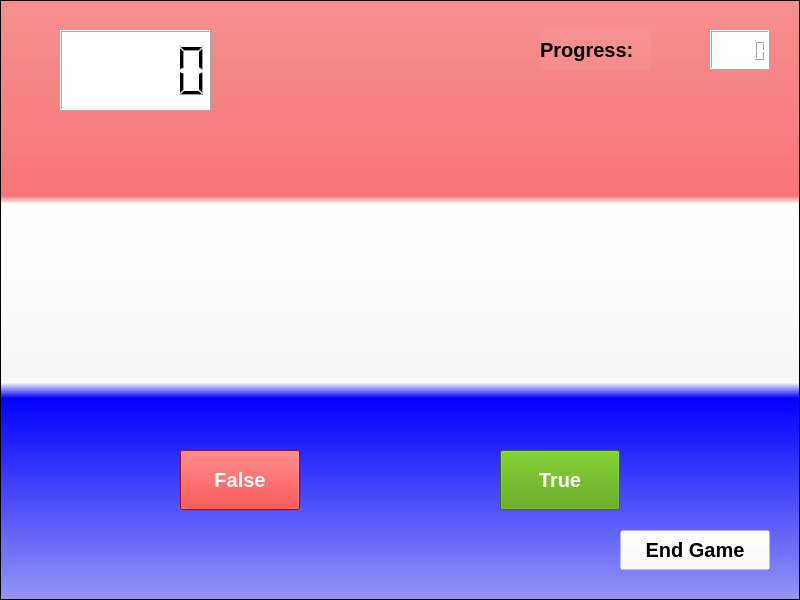
<?xml version="1.0" encoding="UTF-8"?>
<ui version="4.0">
 <class>MainWindow</class>
 <widget class="QMainWindow" name="MainWindow">
  <property name="geometry">
   <rect>
    <x>0</x>
    <y>0</y>
    <width>800</width>
    <height>600</height>
   </rect>
  </property>
  <property name="minimumSize">
   <size>
    <width>800</width>
    <height>600</height>
   </size>
  </property>
  <property name="maximumSize">
   <size>
    <width>800</width>
    <height>600</height>
   </size>
  </property>
  <property name="windowTitle">
   <string>PyBoys</string>
  </property>
  <widget class="QWidget" name="centralwidget">
   <widget class="QFrame" name="frame">
    <property name="geometry">
     <rect>
      <x>0</x>
      <y>0</y>
      <width>800</width>
      <height>600</height>
     </rect>
    </property>
    <property name="styleSheet">
     <string notr="true">background-color: qlineargradient(spread:pad, x1:0, y1:0, x2:0, y2:1, stop:0 rgba(255, 0, 0, 102), stop:0.326316 rgba(255, 0, 0, 130), stop:0.339799 rgba(255, 255, 255, 255), stop:0.636842 rgba(255, 255, 255, 135), stop:0.662469 rgba(0, 0, 255, 255), stop:1 rgba(0, 0, 255, 95));</string>
    </property>
    <property name="frameShape">
     <enum>QFrame::StyledPanel</enum>
    </property>
    <property name="frameShadow">
     <enum>QFrame::Raised</enum>
    </property>
    <widget class="QPushButton" name="true_button">
     <property name="geometry">
      <rect>
       <x>500</x>
       <y>450</y>
       <width>120</width>
       <height>60</height>
      </rect>
     </property>
     <property name="font">
      <font>
       <pointsize>15</pointsize>
       <weight>75</weight>
       <bold>true</bold>
      </font>
     </property>
     <property name="styleSheet">
      <string notr="true">color: rgb(255, 255, 255);
background-color: rgb(79, 158, 0);</string>
     </property>
     <property name="text">
      <string>True</string>
     </property>
    </widget>
    <widget class="QPushButton" name="false_button">
     <property name="geometry">
      <rect>
       <x>180</x>
       <y>450</y>
       <width>120</width>
       <height>60</height>
      </rect>
     </property>
     <property name="font">
      <font>
       <pointsize>15</pointsize>
       <weight>75</weight>
       <bold>true</bold>
      </font>
     </property>
     <property name="styleSheet">
      <string notr="true">color: rgb(255, 255, 255);
background-color: rgb(255, 0, 0);</string>
     </property>
     <property name="text">
      <string>False</string>
     </property>
    </widget>
    <widget class="QLabel" name="label_3">
     <property name="geometry">
      <rect>
       <x>540</x>
       <y>30</y>
       <width>111</width>
       <height>40</height>
      </rect>
     </property>
     <property name="font">
      <font>
       <pointsize>15</pointsize>
       <weight>75</weight>
       <bold>true</bold>
      </font>
     </property>
     <property name="styleSheet">
      <string notr="true">background-color: rgb(255, 255, 255,10);</string>
     </property>
     <property name="text">
      <string>Progress:</string>
     </property>
    </widget>
    <widget class="QLCDNumber" name="known_word_lcd">
     <property name="geometry">
      <rect>
       <x>710</x>
       <y>30</y>
       <width>60</width>
       <height>40</height>
      </rect>
     </property>
     <property name="styleSheet">
      <string notr="true">background-color: rgb(255, 255, 255);</string>
     </property>
    </widget>
    <widget class="QLCDNumber" name="time_lcd_word">
     <property name="geometry">
      <rect>
       <x>60</x>
       <y>30</y>
       <width>151</width>
       <height>81</height>
      </rect>
     </property>
     <property name="styleSheet">
      <string notr="true">background-color: rgb(255, 255, 255);</string>
     </property>
    </widget>
    <widget class="QLabel" name="word">
     <property name="geometry">
      <rect>
       <x>40</x>
       <y>210</y>
       <width>720</width>
       <height>170</height>
      </rect>
     </property>
     <property name="font">
      <font>
       <pointsize>52</pointsize>
       <weight>75</weight>
       <bold>true</bold>
      </font>
     </property>
     <property name="autoFillBackground">
      <bool>false</bool>
     </property>
     <property name="styleSheet">
      <string notr="true">background-color: rgb(255, 255, 255,10);
color: rgb(0, 0, 255);</string>
     </property>
     <property name="text">
      <string/>
     </property>
     <property name="alignment">
      <set>Qt::AlignCenter</set>
     </property>
    </widget>
    <widget class="QPushButton" name="pushButton">
     <property name="geometry">
      <rect>
       <x>620</x>
       <y>530</y>
       <width>150</width>
       <height>40</height>
      </rect>
     </property>
     <property name="font">
      <font>
       <pointsize>15</pointsize>
       <weight>75</weight>
       <bold>true</bold>
      </font>
     </property>
     <property name="styleSheet">
      <string notr="true">background-color: rgb(255, 255, 255,10);</string>
     </property>
     <property name="text">
      <string>End Game</string>
     </property>
    </widget>
   </widget>
  </widget>
 </widget>
 <resources/>
 <connections/>
</ui>
